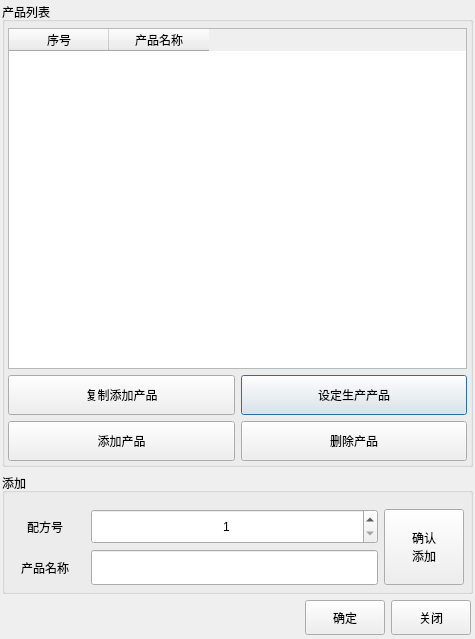
<?xml version="1.0" encoding="UTF-8"?>
<ui version="4.0">
 <class>ProductDialog</class>
 <widget class="QDialog" name="ProductDialog">
  <property name="geometry">
   <rect>
    <x>0</x>
    <y>0</y>
    <width>475</width>
    <height>639</height>
   </rect>
  </property>
  <property name="minimumSize">
   <size>
    <width>475</width>
    <height>605</height>
   </size>
  </property>
  <property name="windowTitle">
   <string>产品管理</string>
  </property>
  <property name="windowIcon">
   <iconset resource="../image.qrc">
    <normaloff>:/windowicon/image/windowsicon/产品管理.png</normaloff>:/windowicon/image/windowsicon/产品管理.png</iconset>
  </property>
  <property name="styleSheet">
   <string notr="true"/>
  </property>
  <layout class="QGridLayout" name="gridLayout_14" rowstretch="1,0,0">
   <property name="leftMargin">
    <number>2</number>
   </property>
   <property name="topMargin">
    <number>2</number>
   </property>
   <property name="rightMargin">
    <number>2</number>
   </property>
   <property name="bottomMargin">
    <number>2</number>
   </property>
   <item row="0" column="0">
    <widget class="QGroupBox" name="groupBox">
     <property name="title">
      <string>产品列表</string>
     </property>
     <layout class="QGridLayout" name="gridLayout_4">
      <property name="leftMargin">
       <number>3</number>
      </property>
      <property name="topMargin">
       <number>6</number>
      </property>
      <property name="rightMargin">
       <number>3</number>
      </property>
      <property name="bottomMargin">
       <number>3</number>
      </property>
      <item row="1" column="1">
       <widget class="QPushButton" name="btnSetCurrProduct">
        <property name="sizePolicy">
         <sizepolicy hsizetype="Preferred" vsizetype="Preferred">
          <horstretch>0</horstretch>
          <verstretch>0</verstretch>
         </sizepolicy>
        </property>
        <property name="minimumSize">
         <size>
          <width>0</width>
          <height>40</height>
         </size>
        </property>
        <property name="text">
         <string>设定生产产品</string>
        </property>
       </widget>
      </item>
      <item row="2" column="0">
       <widget class="QPushButton" name="btnAddProduct">
        <property name="sizePolicy">
         <sizepolicy hsizetype="Preferred" vsizetype="Preferred">
          <horstretch>0</horstretch>
          <verstretch>0</verstretch>
         </sizepolicy>
        </property>
        <property name="minimumSize">
         <size>
          <width>0</width>
          <height>40</height>
         </size>
        </property>
        <property name="text">
         <string>添加产品</string>
        </property>
       </widget>
      </item>
      <item row="1" column="0">
       <widget class="QPushButton" name="btnStartCopy">
        <property name="sizePolicy">
         <sizepolicy hsizetype="Preferred" vsizetype="Preferred">
          <horstretch>0</horstretch>
          <verstretch>0</verstretch>
         </sizepolicy>
        </property>
        <property name="minimumSize">
         <size>
          <width>0</width>
          <height>40</height>
         </size>
        </property>
        <property name="text">
         <string>复制添加产品</string>
        </property>
        <property name="checkable">
         <bool>false</bool>
        </property>
       </widget>
      </item>
      <item row="2" column="1">
       <widget class="QPushButton" name="btnDelProduct">
        <property name="sizePolicy">
         <sizepolicy hsizetype="Preferred" vsizetype="Preferred">
          <horstretch>0</horstretch>
          <verstretch>0</verstretch>
         </sizepolicy>
        </property>
        <property name="minimumSize">
         <size>
          <width>0</width>
          <height>40</height>
         </size>
        </property>
        <property name="text">
         <string>删除产品</string>
        </property>
       </widget>
      </item>
      <item row="0" column="0" colspan="2">
       <widget class="QTableWidget" name="productTableView">
        <column>
         <property name="text">
          <string>序号</string>
         </property>
        </column>
        <column>
         <property name="text">
          <string>产品名称</string>
         </property>
        </column>
       </widget>
      </item>
     </layout>
    </widget>
   </item>
   <item row="1" column="0">
    <widget class="QStackedWidget" name="stackedWidget">
     <property name="styleSheet">
      <string notr="true"/>
     </property>
     <property name="currentIndex">
      <number>1</number>
     </property>
     <widget class="QWidget" name="pageCopy">
      <layout class="QGridLayout" name="gridLayout_11">
       <property name="leftMargin">
        <number>0</number>
       </property>
       <property name="topMargin">
        <number>0</number>
       </property>
       <property name="rightMargin">
        <number>0</number>
       </property>
       <property name="bottomMargin">
        <number>0</number>
       </property>
       <item row="0" column="0">
        <widget class="QGroupBox" name="gbCopy">
         <property name="title">
          <string>复制</string>
         </property>
         <property name="flat">
          <bool>false</bool>
         </property>
         <layout class="QGridLayout" name="gridLayout_5">
          <property name="leftMargin">
           <number>0</number>
          </property>
          <property name="topMargin">
           <number>16</number>
          </property>
          <property name="rightMargin">
           <number>6</number>
          </property>
          <property name="bottomMargin">
           <number>6</number>
          </property>
          <item row="0" column="0">
           <layout class="QGridLayout" name="gridLayout" columnstretch="0,0">
            <item row="0" column="1">
             <widget class="QComboBox" name="comboCopySrc">
              <property name="minimumSize">
               <size>
                <width>0</width>
                <height>35</height>
               </size>
              </property>
             </widget>
            </item>
            <item row="0" column="0">
             <widget class="QLabel" name="labelCopySrc">
              <property name="minimumSize">
               <size>
                <width>80</width>
                <height>35</height>
               </size>
              </property>
              <property name="maximumSize">
               <size>
                <width>80</width>
                <height>35</height>
               </size>
              </property>
              <property name="text">
               <string>复制源</string>
              </property>
              <property name="alignment">
               <set>Qt::AlignCenter</set>
              </property>
             </widget>
            </item>
           </layout>
          </item>
          <item row="0" column="1" rowspan="2">
           <widget class="QPushButton" name="btnExecuteCopy">
            <property name="sizePolicy">
             <sizepolicy hsizetype="Preferred" vsizetype="Preferred">
              <horstretch>0</horstretch>
              <verstretch>0</verstretch>
             </sizepolicy>
            </property>
            <property name="text">
             <string>确认
复制</string>
            </property>
           </widget>
          </item>
          <item row="1" column="0">
           <layout class="QHBoxLayout" name="horizontalLayout_4" stretch="2,6,1,1">
            <item>
             <widget class="QLabel" name="labelCopyDesName">
              <property name="minimumSize">
               <size>
                <width>80</width>
                <height>35</height>
               </size>
              </property>
              <property name="maximumSize">
               <size>
                <width>80</width>
                <height>35</height>
               </size>
              </property>
              <property name="text">
               <string>复制到</string>
              </property>
              <property name="alignment">
               <set>Qt::AlignCenter</set>
              </property>
             </widget>
            </item>
            <item>
             <widget class="QLineEdit" name="editCopyDesName">
              <property name="minimumSize">
               <size>
                <width>0</width>
                <height>35</height>
               </size>
              </property>
              <property name="text">
               <string/>
              </property>
              <property name="maxLength">
               <number>40</number>
              </property>
              <property name="alignment">
               <set>Qt::AlignCenter</set>
              </property>
             </widget>
            </item>
            <item>
             <widget class="QLabel" name="labelCopyDesNo">
              <property name="minimumSize">
               <size>
                <width>0</width>
                <height>35</height>
               </size>
              </property>
              <property name="text">
               <string>配方号</string>
              </property>
              <property name="alignment">
               <set>Qt::AlignCenter</set>
              </property>
             </widget>
            </item>
            <item>
             <widget class="QSpinBox" name="sbCopyDesNo">
              <property name="minimumSize">
               <size>
                <width>0</width>
                <height>35</height>
               </size>
              </property>
              <property name="alignment">
               <set>Qt::AlignCenter</set>
              </property>
              <property name="buttonSymbols">
               <enum>QAbstractSpinBox::UpDownArrows</enum>
              </property>
              <property name="minimum">
               <number>1</number>
              </property>
              <property name="maximum">
               <number>999</number>
              </property>
             </widget>
            </item>
           </layout>
          </item>
         </layout>
        </widget>
       </item>
      </layout>
     </widget>
     <widget class="QWidget" name="pageAdd">
      <layout class="QGridLayout" name="gridLayout_10">
       <property name="leftMargin">
        <number>0</number>
       </property>
       <property name="topMargin">
        <number>0</number>
       </property>
       <property name="rightMargin">
        <number>0</number>
       </property>
       <property name="bottomMargin">
        <number>0</number>
       </property>
       <item row="0" column="0">
        <widget class="QGroupBox" name="gbAdd">
         <property name="title">
          <string>添加</string>
         </property>
         <property name="flat">
          <bool>false</bool>
         </property>
         <layout class="QGridLayout" name="gridLayout_7">
          <property name="leftMargin">
           <number>0</number>
          </property>
          <property name="topMargin">
           <number>16</number>
          </property>
          <property name="rightMargin">
           <number>6</number>
          </property>
          <property name="bottomMargin">
           <number>6</number>
          </property>
          <item row="0" column="0">
           <layout class="QGridLayout" name="gridLayout_13">
            <item row="0" column="1">
             <widget class="QSpinBox" name="sbAddDesNo">
              <property name="minimumSize">
               <size>
                <width>0</width>
                <height>35</height>
               </size>
              </property>
              <property name="alignment">
               <set>Qt::AlignCenter</set>
              </property>
              <property name="buttonSymbols">
               <enum>QAbstractSpinBox::UpDownArrows</enum>
              </property>
              <property name="minimum">
               <number>1</number>
              </property>
              <property name="maximum">
               <number>999</number>
              </property>
             </widget>
            </item>
            <item row="1" column="0">
             <widget class="QLabel" name="labelCopyDesName_6">
              <property name="minimumSize">
               <size>
                <width>80</width>
                <height>35</height>
               </size>
              </property>
              <property name="maximumSize">
               <size>
                <width>80</width>
                <height>35</height>
               </size>
              </property>
              <property name="text">
               <string>产品名称</string>
              </property>
              <property name="alignment">
               <set>Qt::AlignCenter</set>
              </property>
             </widget>
            </item>
            <item row="1" column="1">
             <widget class="MyLineEdit" name="editAddDesName">
              <property name="minimumSize">
               <size>
                <width>0</width>
                <height>35</height>
               </size>
              </property>
              <property name="text">
               <string/>
              </property>
              <property name="maxLength">
               <number>40</number>
              </property>
              <property name="alignment">
               <set>Qt::AlignCenter</set>
              </property>
             </widget>
            </item>
            <item row="0" column="0">
             <widget class="QLabel" name="labelCopyDesNo_6">
              <property name="minimumSize">
               <size>
                <width>0</width>
                <height>35</height>
               </size>
              </property>
              <property name="text">
               <string>配方号</string>
              </property>
              <property name="alignment">
               <set>Qt::AlignCenter</set>
              </property>
             </widget>
            </item>
           </layout>
          </item>
          <item row="0" column="1">
           <widget class="QPushButton" name="btnExecuteAdd">
            <property name="sizePolicy">
             <sizepolicy hsizetype="Preferred" vsizetype="Preferred">
              <horstretch>0</horstretch>
              <verstretch>0</verstretch>
             </sizepolicy>
            </property>
            <property name="text">
             <string>确认
添加</string>
            </property>
           </widget>
          </item>
         </layout>
        </widget>
       </item>
      </layout>
     </widget>
     <widget class="QWidget" name="pageChange">
      <layout class="QGridLayout" name="gridLayout_9">
       <property name="leftMargin">
        <number>0</number>
       </property>
       <property name="topMargin">
        <number>0</number>
       </property>
       <property name="rightMargin">
        <number>0</number>
       </property>
       <property name="bottomMargin">
        <number>0</number>
       </property>
       <item row="0" column="0">
        <widget class="QGroupBox" name="gbChange">
         <property name="title">
          <string>修改</string>
         </property>
         <property name="flat">
          <bool>false</bool>
         </property>
         <layout class="QGridLayout" name="gridLayout_8">
          <property name="leftMargin">
           <number>0</number>
          </property>
          <property name="topMargin">
           <number>16</number>
          </property>
          <property name="rightMargin">
           <number>6</number>
          </property>
          <property name="bottomMargin">
           <number>6</number>
          </property>
          <item row="0" column="0">
           <layout class="QHBoxLayout" name="horizontalLayout_3">
            <item>
             <widget class="QLabel" name="labelCopySrc_6">
              <property name="minimumSize">
               <size>
                <width>80</width>
                <height>35</height>
               </size>
              </property>
              <property name="maximumSize">
               <size>
                <width>80</width>
                <height>35</height>
               </size>
              </property>
              <property name="text">
               <string>修改源</string>
              </property>
              <property name="alignment">
               <set>Qt::AlignCenter</set>
              </property>
             </widget>
            </item>
            <item>
             <widget class="QLineEdit" name="editChangeSrcNum">
              <property name="minimumSize">
               <size>
                <width>20</width>
                <height>30</height>
               </size>
              </property>
              <property name="maximumSize">
               <size>
                <width>26</width>
                <height>35</height>
               </size>
              </property>
              <property name="alignment">
               <set>Qt::AlignCenter</set>
              </property>
             </widget>
            </item>
            <item>
             <widget class="QLineEdit" name="editChangeSrcName">
              <property name="minimumSize">
               <size>
                <width>0</width>
                <height>35</height>
               </size>
              </property>
              <property name="alignment">
               <set>Qt::AlignCenter</set>
              </property>
              <property name="readOnly">
               <bool>true</bool>
              </property>
             </widget>
            </item>
           </layout>
          </item>
          <item row="0" column="1" rowspan="2">
           <widget class="QPushButton" name="btnExecuteChange">
            <property name="sizePolicy">
             <sizepolicy hsizetype="Preferred" vsizetype="Preferred">
              <horstretch>0</horstretch>
              <verstretch>0</verstretch>
             </sizepolicy>
            </property>
            <property name="text">
             <string>确认
修改</string>
            </property>
           </widget>
          </item>
          <item row="1" column="0">
           <layout class="QHBoxLayout" name="horizontalLayout">
            <item>
             <widget class="QLabel" name="labelCopySrc_7">
              <property name="minimumSize">
               <size>
                <width>80</width>
                <height>35</height>
               </size>
              </property>
              <property name="maximumSize">
               <size>
                <width>80</width>
                <height>35</height>
               </size>
              </property>
              <property name="text">
               <string>修改为</string>
              </property>
              <property name="alignment">
               <set>Qt::AlignCenter</set>
              </property>
             </widget>
            </item>
            <item>
             <widget class="MyLineEdit" name="editChangeDesName">
              <property name="minimumSize">
               <size>
                <width>0</width>
                <height>35</height>
               </size>
              </property>
              <property name="text">
               <string/>
              </property>
              <property name="maxLength">
               <number>40</number>
              </property>
              <property name="alignment">
               <set>Qt::AlignCenter</set>
              </property>
             </widget>
            </item>
           </layout>
          </item>
         </layout>
        </widget>
       </item>
      </layout>
     </widget>
    </widget>
   </item>
   <item row="2" column="0">
    <layout class="QHBoxLayout" name="horizontalLayout_2">
     <property name="leftMargin">
      <number>2</number>
     </property>
     <property name="topMargin">
      <number>0</number>
     </property>
     <property name="rightMargin">
      <number>2</number>
     </property>
     <property name="bottomMargin">
      <number>2</number>
     </property>
     <item>
      <spacer name="horizontalSpacer">
       <property name="orientation">
        <enum>Qt::Horizontal</enum>
       </property>
       <property name="sizeHint" stdset="0">
        <size>
         <width>40</width>
         <height>20</height>
        </size>
       </property>
      </spacer>
     </item>
     <item>
      <widget class="QPushButton" name="btnConfirm">
       <property name="minimumSize">
        <size>
         <width>80</width>
         <height>35</height>
        </size>
       </property>
       <property name="maximumSize">
        <size>
         <width>80</width>
         <height>35</height>
        </size>
       </property>
       <property name="text">
        <string>确定</string>
       </property>
      </widget>
     </item>
     <item>
      <widget class="QPushButton" name="btnCancel">
       <property name="minimumSize">
        <size>
         <width>80</width>
         <height>35</height>
        </size>
       </property>
       <property name="maximumSize">
        <size>
         <width>80</width>
         <height>35</height>
        </size>
       </property>
       <property name="text">
        <string>关闭</string>
       </property>
      </widget>
     </item>
    </layout>
   </item>
  </layout>
 </widget>
 <customwidgets>
  <customwidget>
   <class>MyLineEdit</class>
   <extends>QLineEdit</extends>
   <header>productdialog.h</header>
  </customwidget>
 </customwidgets>
 <resources>
  <include location="../image.qrc"/>
 </resources>
 <connections/>
</ui>
